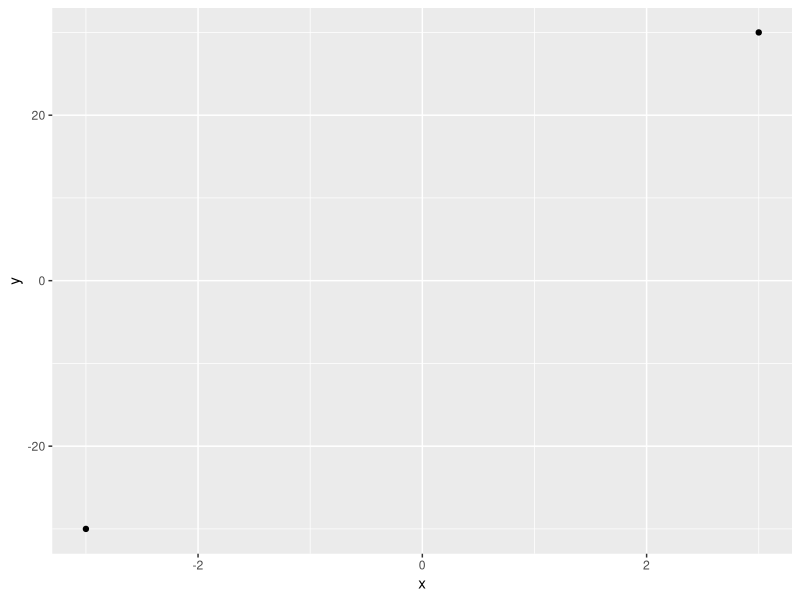

The R source for this figure: (Note: this script raises an error after producing the figure.)
# Emilio Torres Manzanera
# University of Oviedo
# Time-stamp: <2013-05-01 Wed 16:03 emilio on emilio-laptop2>
# =====================================================================

library(ggplot2)
datascaled <- data.frame(x=c(-3,3),y=c(-30,30))
dibujobase <- ggplot(data=datascaled, aes(x=x,y=y)) + geom_point()
xrange <- 6
yrange <- 60
ratioxy <- xrange / yrange
xlim <- c(-3,3)
ylim <- c(-30,30)
xjitteramount <- diff(xlim) / 50
yjitteramount <- diff(ylim) / 50
ratioxy

data <- data.frame(x1=c(1,2), y1=c(10,20), xend1=c(1.5,2.5), yend1=c(15,25), color=c("red","green"), car=c("bmw","seat"))
data


segment <- function(mapping, data, ...) {
  xkcdline(mapping=mapping, data=data, typexkcdline="segment", ...)
}


dibujobase + segment(mapping=aes(x=x1, y=y1, xend=xend1, yend=yend1, colour = color) , data = data)
dibujobase + segment(mapping=aes(x=x1, y=y1, xend=xend1, yend=yend1, colour = color) , data = data,xjitteramount=3)
dibujobase + segment(mapping=aes(x=x1, y=y1, xend=xend1, yend=yend1, colour = color) , data = data, xjitteramount=c(0.1,3))

dibujobase + segment(mapping=aes(x=x1, y=y1, xend=xend1, yend=yend1, colour=color) , data = data)  + facet_grid(. ~ color)


man <- function(mapping=aes(x=x,
                  y=y,
                  scale=scale,
                  ratioxy=ratioxy,
                  angleofspine = angleofspine,
                  anglerighthumerus = anglerighthumerus,
                  anglelefthumerus = anglelefthumerus,
                  anglerightradius = anglerightradius,
                  angleleftradius = angleleftradius,
                  angleleftleg = angleleftleg,
                  anglerightleg =  anglerightleg,
                  angleofneck = angleofneck ),
                data=data.frame( x= 0, y=0,
                  scale = 1,
                  ratioxy =1,
                  angleofspine =   - pi / 2 ,
                  anglerighthumerus = -pi/6,
                  anglelefthumerus = pi + pi/6,
                  anglerightradius = 0,
                  angleleftradius = - pi/4,
                  angleleftleg = 3*pi/2  + pi / 12 ,
                  anglerightleg = 3*pi/2  - pi / 12,
                  angleofneck = runif(1, min = 3 * pi / 2 - pi/10 , max = 3 * pi / 2 + pi/10)),
                ...) {

  requiredaesthetics <-  c("x","y",
                           "scale",
                           "ratioxy",
                           "angleofspine",
                           "anglerighthumerus",
                           "anglelefthumerus",
                           "anglerightradius",
                           "angleleftradius",
                           "angleleftleg", 
                           "anglerightleg",
                           "angleofneck")
  if( any(!  requiredaesthetics %in% names(mapping)))
    stop("mapping=aes(x= , y= , xend=, yend= ) must contain ... variables")
  
  ## We transform the data to get a default mapping
  defaultmapdat <- createdefaultmappinganddata(mapping, data) 
  data <-defaultmapdat$data
  mapping <- defaultmapdat$mapping
  
  centerofhead <- cbind(data$x,data$y)
  diameterofhead <-  data$scale
  lengthofspine <- diameterofhead 
  lengthofleg <- lengthofspine * 1.2
  lengthofhumerus <- lengthofspine * 0.6
  lengthofradius <- lengthofspine * 0.5
  beginspine <- centerofhead + (diameterofhead / 2) * cbind( cos(data$angleofneck) * ratioxy, sin( data$angleofneck))
  endspine <- beginspine + lengthofspine * cbind( cos( data$angleofspine) * ratioxy , sin(data$angleofspine))
  endrighthumerus <- beginspine + lengthofhumerus * cbind( cos( data$anglerighthumerus) *ratioxy, sin(data$anglerighthumerus))
  endlefthumerus <- beginspine + lengthofhumerus * cbind( cos( data$anglelefthumerus)*ratioxy, sin(data$anglelefthumerus))
  
  bone <- function(begin, distance, angle, ratioxy, mapping, data, ... ) {
    end <- cbind( begin[,1] + distance * cos( angle ) * ratioxy, begin[,2] + distance * sin(angle) )
    data$x <- begin[,1]
    data$y <- begin[,2]
    data$xend <- end[,1]
    data$yend <- end[,2]
    
    ttmapping <- unlist(mapping)
    ttmapping$xend <- parse(text = "xend")[[1]]
    ttmapping$yend <- parse(text = "yend")[[1]]
    newmapping <- structure(ttmapping, class = "uneval")
    newmapping
    
    segment(mapping=newmapping, data=data, ...)
  }
  
  head <- function(centerofhead, diameter, ratioxy , mapping, data,...) {
    data$diameter <- diameter
    
    ttmapping <- unlist(mapping)
    ttmapping$diameter <- parse(text = "diameter")[[1]]
    newmapping <- structure(ttmapping, class = "uneval")
    xkcdline(mapping = newmapping, data =data, typexkcdline="circle", ...) 
  }
  
  c(head(centerofhead=centerofhead, diameter = diameterofhead, ratioxy = data$ratioxy, mapping = mapping, data = data, ...),
    bone(begin = beginspine, distance = lengthofspine, angle = data$angleofspine, ratioxy = data$ratioxy, mapping =mapping, data = data, ...  ),
    bone(begin = beginspine, distance = lengthofhumerus, angle = data$anglerighthumerus, ratioxy = data$ratioxy, mapping =mapping, data = data, ...) , # right humerus
    bone(begin = endrighthumerus, distance = lengthofradius, angle = data$anglerightradius , ratioxy = data$ratioxy, mapping =mapping, data = data, ...),
    bone(begin = beginspine, distance = lengthofhumerus, angle = data$anglelefthumerus, ratioxy = data$ratioxy, mapping =mapping, data = data, ...),
    bone(begin = endlefthumerus, distance = lengthofradius, angle = data$angleleftradius, ratioxy = data$ratioxy, mapping =mapping, data = data, ...),
    bone(begin = endspine, distance = lengthofleg, angle = data$angleleftleg, ratioxy = data$ratioxy, mapping =mapping, data = data, ...), # Leg
    bone(begin = endspine, distance = lengthofleg, angle = data$anglerightleg, ratioxy= data$ratioxy, mapping =mapping, data = data, ...)
    ) #Leg
}

kk <- man(data =data.frame( x= rep(0,7), y=0,
                  scale = 5,
                  ratioxy = ratioxy,
                  angleofspine =   - pi / 2 ,
                  anglerighthumerus = -pi/6,
                  anglelefthumerus = pi + pi/6,
                  anglerightradius = 0,
                  angleleftradius = - pi/4,
                  angleleftleg = 3*pi/2  + pi / 12 ,
                  anglerightleg = 3*pi/2  - pi / 12,
                  angleofneck = runif(1, min = 3 * pi / 2 - pi/10 , max = 3 * pi / 2 + pi/10)))



dibujobase +kk
mapping <- aes(x=x,y=y, color=color)


mapping <- aes(x=x,
                  y=y,
                  scale=scale,
                  ratioxy=ratioxy,
                  angleofspine = angleofspine,
                  anglerighthumerus = anglerighthumerus,
                  anglelefthumerus = anglelefthumerus,
                  anglerightradius = anglerightradius,
                  angleleftradius = angleleftradius,
                  angleleftleg = angleleftleg,
                  anglerightleg =  anglerightleg,
                  angleofneck = angleofneck,
             color = color)

data <- data.frame( x= c(-1,0,1), y=c(-10,0,10),
                  scale = c(10,7,5),
                  ratioxy = ratioxy,
                  angleofspine =  seq(- pi / 2, -pi/2 + pi/8, l=3) ,
                  anglerighthumerus = -pi/6,
                  anglelefthumerus = pi + pi/6,
                  anglerightradius = 0,
                  angleleftradius = runif(3,- pi/4, pi/4),
                  angleleftleg = 3*pi/2  + pi / 12 ,
                  anglerightleg = 3*pi/2  - pi / 12,
                  angleofneck = runif(3, min = 3 * pi / 2 - pi/10 , max = 3 * pi / 2 + pi/10),
                   color=c(1,2,3))


kk <- man(mapping=mapping,data)
dibujobase + kk
dibujobase + kk +  facet_grid(. ~ color)

ttmapping
tt
aes_string
